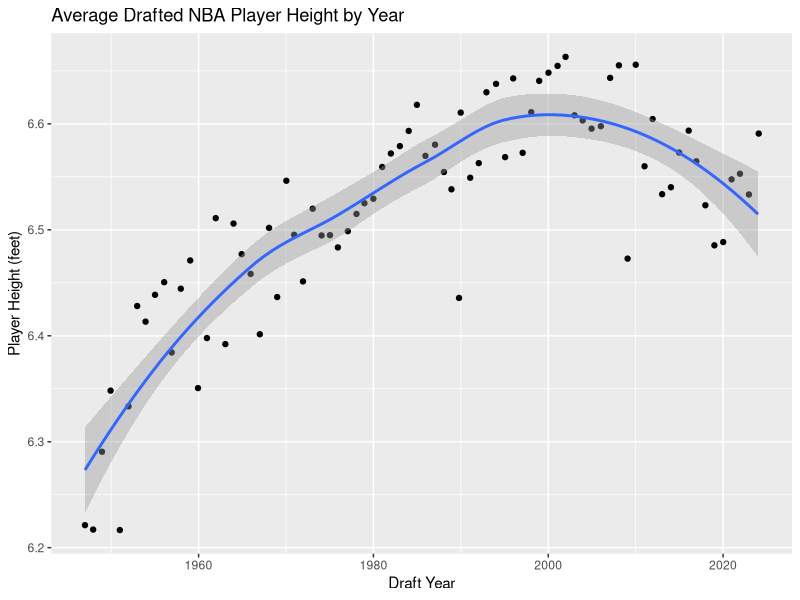

Source code (R):
library(ggplot2)
library(tidyverse)
library(dplyr)

nba_dataset <- read_csv("datasets/PlayerIndex_nba_stats.csv")

# Here I clean my data of NULL values and instead replace them with the mean of the column
nba_dataset$HEIGHT[is.na(nba_dataset$HEIGHT)] <- 
  mean(nba_dataset$HEIGHT, na.rm = TRUE)
nba_dataset$DRAFT_YEAR[is.na(nba_dataset$DRAFT_YEAR)] <- 
  mean(nba_dataset$DRAFT_YEAR, na.rm = TRUE)

# I convert the HEIGHT column from a string format (e.g., "6-7") to a numeric format (e.g., 6.58 feet)
nba_dataset$HEIGHT_NUMERIC <- sapply(nba_dataset$HEIGHT, function(x) {
  split_height <- strsplit(x, "-")[[1]]
  feet <- as.numeric(split_height[1])
  inches <- as.numeric(split_height[2])
  
  return(feet + inches / 12)
})

# Then I go here and make a new data frame with the mean height of the players drafted each year
mean_height <- nba_dataset %>%
  group_by(DRAFT_YEAR) %>%
  summarise(HEIGHT = mean(HEIGHT_NUMERIC, na.rm = TRUE))

# Finally, I use ggplot to plot the DRAFT_YEAR against HEIGHT
ggplot(mean_height, aes(x = DRAFT_YEAR, y = HEIGHT)) +
  geom_jitter() +
  geom_smooth() +
  labs(
    title = "Average Drafted NBA Player Height by Year", 
    x = "Draft Year", 
    y = "Player Height (feet)"
  )